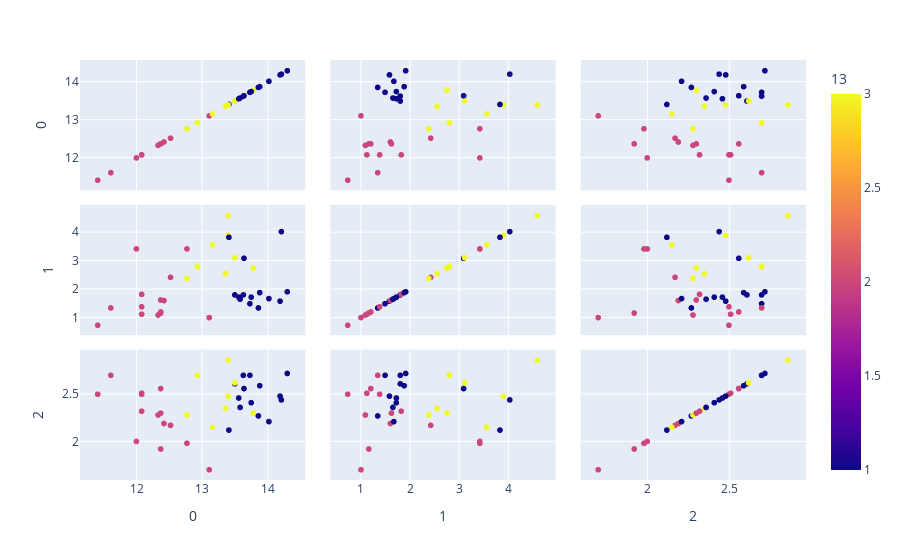

Notebook code for this chart:
### Code cell
fig = px.scatter_matrix(df_test,
    dimensions=[0,1,2],
    color=13)
fig.show()

### Figure 1 — Plotly figure (JSON) as saved in the notebook; plotly's stock layout.template omitted (floating-point values rounded to 4 significant figures)
{"data": [{"dimensions": [{"axis": {"matches": true}, "label": "0", "values": [13.64, 14.21, 12.93, 13.73, 12.37, 14.3, 12, 13.4, 11.61, 13.36, 13.5, 13.5, 13.41, 12.77, 13.63, 12.52, 11.41, 12.08, 13.86, 12.08, 14.19, 13.11, 12.33, 13.4, 12.77, 13.78, 12.42, 12.37, 12.08, 13.56, 14.02, 12.37, 13.16, 13.58, 13.75, 13.88]}, {"axis": {"matches": true}, "label": "1", "values": [3.1, 4.04, 2.81, 1.5, 1.17, 1.92, 3.43, 3.91, 1.35, 2.56, 1.81, 3.12, 3.84, 3.43, 1.81, 2.43, 0.74, 1.13, 1.35, 1.39, 1.59, 1.01, 1.1, 4.6, 2.39, 2.76, 1.61, 1.21, 1.83, 1.73, 1.68, 1.63, 3.57, 1.66, 1.73, 1.89]}, {"axis": {"matches": true}, "label": "2", "values": [2.56, 2.44, 2.7, 2.7, 1.92, 2.72, 2, 2.48, 2.7, 2.35, 2.61, 2.62, 2.12, 1.98, 2.7, 2.17, 2.5, 2.51, 2.27, 2.5, 2.48, 1.7, 2.28, 2.86, 2.28, 2.3, 2.19, 2.56, 2.32, 2.46, 2.21, 2.3, 2.15, 2.36, 2.41, 2.59]}], "hovertemplate": "%{xaxis.title.text}=%{x}<br>%{yaxis.title.text}=%{y}<br>13=%{marker.color}<extra></extra>", "legendgroup": "", "marker": {"color": [1, 1, 3, 1, 2, 1, 2, 3, 2, 3, 1, 3, 1, 2, 1, 2, 2, 2, 1, 2, 1, 2, 2, 3, 3, 3, 2, 2, 2, 1, 1, 2, 3, 1, 1, 1], "coloraxis": "coloraxis", "symbol": "circle"}, "name": "", "showlegend": false, "type": "splom"}], "layout": {"coloraxis": {"colorbar": {"title": {"text": "13"}}, "colorscale": [[0, "#0d0887"], [0.1111, "#46039f"], [0.2222, "#7201a8"], [0.3333, "#9c179e"], [0.4444, "#bd3786"], [0.5556, "#d8576b"], [0.6667, "#ed7953"], [0.7778, "#fb9f3a"], [0.8889, "#fdca26"], [1, "#f0f921"]]}, "dragmode": "select", "legend": {"tracegroupgap": 0}, "margin": {"t": 60}}}
